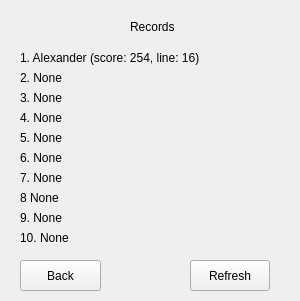
<?xml version="1.0" encoding="UTF-8"?>
<ui version="4.0">
 <class>ScorePage</class>
 <widget class="QWidget" name="ScorePage">
  <property name="geometry">
   <rect>
    <x>0</x>
    <y>0</y>
    <width>300</width>
    <height>301</height>
   </rect>
  </property>
  <property name="windowTitle">
   <string>Tetris</string>
  </property>
  <widget class="QLabel" name="titleName">
   <property name="geometry">
    <rect>
     <x>130</x>
     <y>20</y>
     <width>47</width>
     <height>13</height>
    </rect>
   </property>
   <property name="text">
    <string>Records</string>
   </property>
  </widget>
  <widget class="QLabel" name="place1">
   <property name="geometry">
    <rect>
     <x>20</x>
     <y>50</y>
     <width>281</width>
     <height>16</height>
    </rect>
   </property>
   <property name="text">
    <string>1. Alexander (score: 254, line: 16)</string>
   </property>
  </widget>
  <widget class="QLabel" name="place2">
   <property name="geometry">
    <rect>
     <x>20</x>
     <y>70</y>
     <width>281</width>
     <height>16</height>
    </rect>
   </property>
   <property name="text">
    <string>2. None</string>
   </property>
  </widget>
  <widget class="QLabel" name="place5">
   <property name="geometry">
    <rect>
     <x>20</x>
     <y>130</y>
     <width>281</width>
     <height>16</height>
    </rect>
   </property>
   <property name="text">
    <string>5. None</string>
   </property>
  </widget>
  <widget class="QLabel" name="place3">
   <property name="geometry">
    <rect>
     <x>20</x>
     <y>90</y>
     <width>281</width>
     <height>16</height>
    </rect>
   </property>
   <property name="text">
    <string>3. None</string>
   </property>
  </widget>
  <widget class="QLabel" name="place4">
   <property name="geometry">
    <rect>
     <x>20</x>
     <y>110</y>
     <width>281</width>
     <height>16</height>
    </rect>
   </property>
   <property name="text">
    <string>4. None</string>
   </property>
  </widget>
  <widget class="QLabel" name="place6">
   <property name="geometry">
    <rect>
     <x>20</x>
     <y>150</y>
     <width>281</width>
     <height>16</height>
    </rect>
   </property>
   <property name="text">
    <string>6. None</string>
   </property>
  </widget>
  <widget class="QLabel" name="place7">
   <property name="geometry">
    <rect>
     <x>20</x>
     <y>170</y>
     <width>281</width>
     <height>16</height>
    </rect>
   </property>
   <property name="text">
    <string>7. None</string>
   </property>
  </widget>
  <widget class="QLabel" name="place8">
   <property name="geometry">
    <rect>
     <x>20</x>
     <y>190</y>
     <width>281</width>
     <height>16</height>
    </rect>
   </property>
   <property name="text">
    <string>8 None</string>
   </property>
  </widget>
  <widget class="QLabel" name="place9">
   <property name="geometry">
    <rect>
     <x>20</x>
     <y>210</y>
     <width>281</width>
     <height>16</height>
    </rect>
   </property>
   <property name="text">
    <string>9. None</string>
   </property>
  </widget>
  <widget class="QLabel" name="place10">
   <property name="geometry">
    <rect>
     <x>20</x>
     <y>230</y>
     <width>281</width>
     <height>16</height>
    </rect>
   </property>
   <property name="text">
    <string>10. None</string>
   </property>
  </widget>
  <widget class="QPushButton" name="backButton">
   <property name="geometry">
    <rect>
     <x>20</x>
     <y>260</y>
     <width>81</width>
     <height>31</height>
    </rect>
   </property>
   <property name="text">
    <string>Back</string>
   </property>
  </widget>
  <widget class="QPushButton" name="refreshButton">
   <property name="geometry">
    <rect>
     <x>190</x>
     <y>260</y>
     <width>80</width>
     <height>31</height>
    </rect>
   </property>
   <property name="text">
    <string>Refresh</string>
   </property>
  </widget>
 </widget>
 <resources/>
 <connections/>
</ui>
